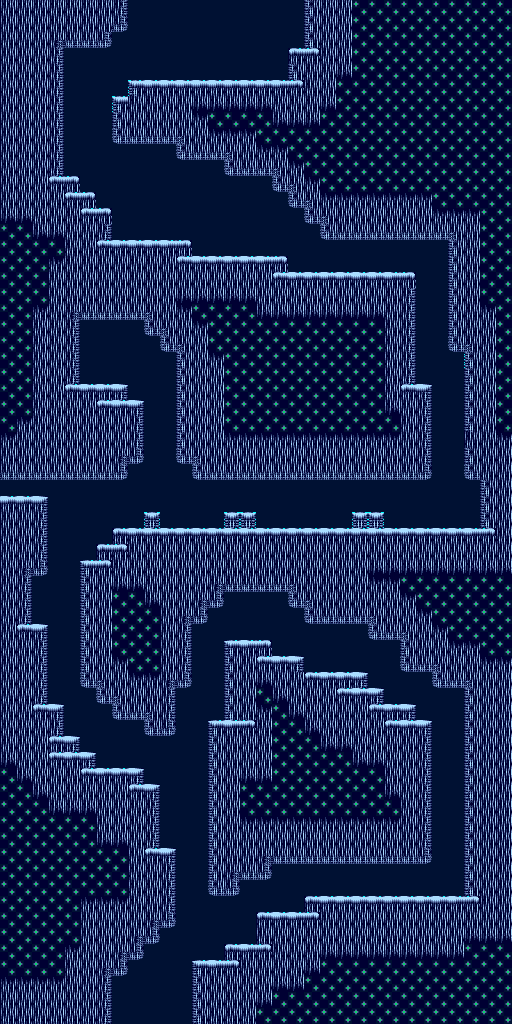

Below is a game level as drawn by its tile map, then a one-line description and the .tmx that defines it (tile-layer data replaced by summaries):
An orthogonal 32x64 tile map with 16x16 px tiles, 1 tile layer (layer) and 19 objects.

<map version="1.10" tiledversion="1.11.2" orientation="orthogonal" renderorder="right-down" width="32" height="64" tilewidth="16" tileheight="16" infinite="0" nextlayerid="2" nextobjectid="1">
 <tileset firstgid="1" name="tiles" tilewidth="16" tileheight="16" tilecount="233" columns="16">
  <image source="lr.png" width="256" height="240" />
  <tile id="5">
   <objectgroup draworder="index" id="2">
    <object id="1" x="0" y="0">
     <polygon points="0,0 16,0 16,16 0,16" />
    </object>
   </objectgroup>
  </tile>
  <tile id="6">
   <objectgroup draworder="index" id="2">
    <object id="1" x="0" y="0">
     <polygon points="0,0 16,0 16,16 0,16" />
    </object>
   </objectgroup>
  </tile>
  <tile id="1">
   <objectgroup draworder="index" id="2">
    <object id="1" x="0" y="0">
     <polygon points="0,0 16,0 16,16 0,16" />
    </object>
   </objectgroup>
  </tile>
  <tile id="173">
   <objectgroup draworder="index" id="2">
    <object id="1" x="0" y="0">
     <polygon points="0,0 16,0 16,16 0,16" />
    </object>
   </objectgroup>
  </tile>
  <tile id="73">
   <objectgroup draworder="index" id="2">
    <object id="1" x="0" y="0">
     <polygon points="0,0 16,0 16,16 0,16" />
    </object>
   </objectgroup>
  </tile>
  <tile id="39">
   <objectgroup draworder="index" id="2">
    <object id="1" x="0" y="0">
     <polygon points="0,0 16,0 16,16 0,16" />
    </object>
   </objectgroup>
  </tile>
  <tile id="40">
   <objectgroup draworder="index" id="2">
    <object id="1" x="0" y="0">
     <polygon points="0,0 16,0 16,16 0,16" />
    </object>
   </objectgroup>
  </tile>
  <tile id="127">
   <objectgroup draworder="index" id="2">
    <object id="1" x="0" y="0">
     <polygon points="0,0 16,0 16,16 0,16" />
    </object>
   </objectgroup>
   <animation>
    <frame tileid="127" duration="100" />
    <frame tileid="177" duration="100" />
   </animation>
  </tile>
  <tile id="129">
   <objectgroup draworder="index" id="2">
    <object id="1" x="0" y="0">
     <polygon points="0,0 16,0 16,16 0,16" />
    </object>
   </objectgroup>
   <animation>
    <frame tileid="129" duration="100" />
    <frame tileid="178" duration="100" />
   </animation>
  </tile>
  <tile id="9">
   <objectgroup draworder="index" id="2">
    <object id="1" x="0" y="0">
     <polygon points="0,0 16,0 16,16 0,16" />
    </object>
   </objectgroup>
  </tile>
  <tile id="174">
   <objectgroup draworder="index" id="2">
    <object id="1" x="0" y="0">
     <polygon points="0,0 16,0 16,16 0,16" />
    </object>
   </objectgroup>
   <animation>
    <frame tileid="174" duration="100" />
    <frame tileid="179" duration="100" />
   </animation>
  </tile>
  <tile id="130">
   <objectgroup draworder="index" id="2">
    <object id="1" x="0" y="0">
     <polygon points="0,0 16,0 16,16 0,16" />
    </object>
   </objectgroup>
   <animation>
    <frame tileid="130" duration="100" />
    <frame tileid="180" duration="100" />
   </animation>
  </tile>
  <tile id="10">
   <objectgroup draworder="index" id="2">
    <object id="1" x="0" y="0">
     <polygon points="0,0 16,0 16,16 0,16" />
    </object>
   </objectgroup>
  </tile>
  <tile id="72">
   <objectgroup draworder="index" id="2">
    <object id="1" x="0" y="0">
     <polygon points="0,0 16,0 16,16 0,16" />
    </object>
   </objectgroup>
  </tile>
  <tile id="61">
   <objectgroup draworder="index" id="2">
    <object id="1" x="0" y="0">
     <polygon points="0,0 16,0 16,16 0,16" />
    </object>
   </objectgroup>
  </tile>
  <tile id="175">
   <objectgroup draworder="index" id="2">
    <object id="1" x="0" y="0">
     <polygon points="0,0 16,0 16,16 0,16" />
    </object>
   </objectgroup>
   <animation>
    <frame tileid="175" duration="100" />
    <frame tileid="181" duration="100" />
   </animation>
  </tile>
  <tile id="64">
   <objectgroup draworder="index" id="2">
    <object id="1" x="0" y="0">
     <polygon points="0,0 16,0 16,16 0,16" />
    </object>
   </objectgroup>
  </tile>
  <tile id="176">
   <objectgroup draworder="index" id="2">
    <object id="1" x="0" y="0">
     <polygon points="0,0 16,0 16,16 0,16" />
    </object>
   </objectgroup>
   <animation>
    <frame tileid="176" duration="100" />
    <frame tileid="182" duration="100" />
   </animation>
  </tile>
  <tile id="128">
   <objectgroup draworder="index" id="2">
    <object id="1" x="0" y="0">
     <polygon points="0,0 16,0 16,16 0,16" />
    </object>
   </objectgroup>
   <animation>
    <frame tileid="128" duration="100" />
    <frame tileid="183" duration="100" />
   </animation>
  </tile>
 </tileset>
 <layer id="1" name="layer" width="32" height="64">
  <data>[2048 cells, 2048 non-empty, 20 distinct tile ids]</data>
 </layer>
</map>
